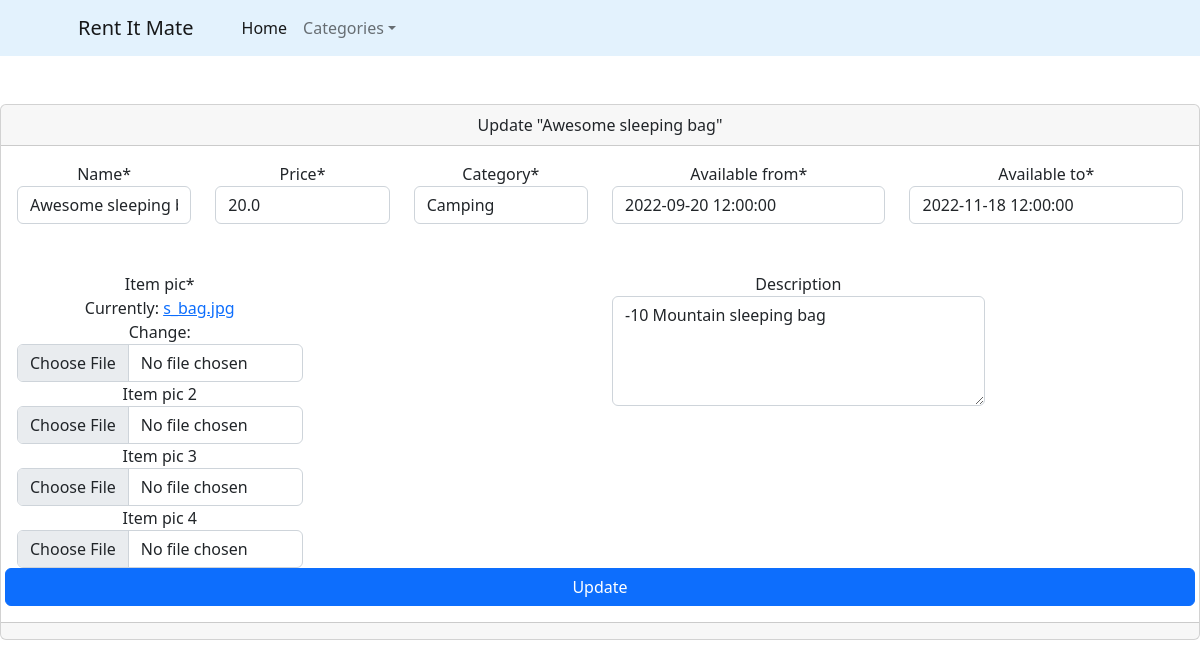
The app's page /update_item/5/ (signed in), older data.
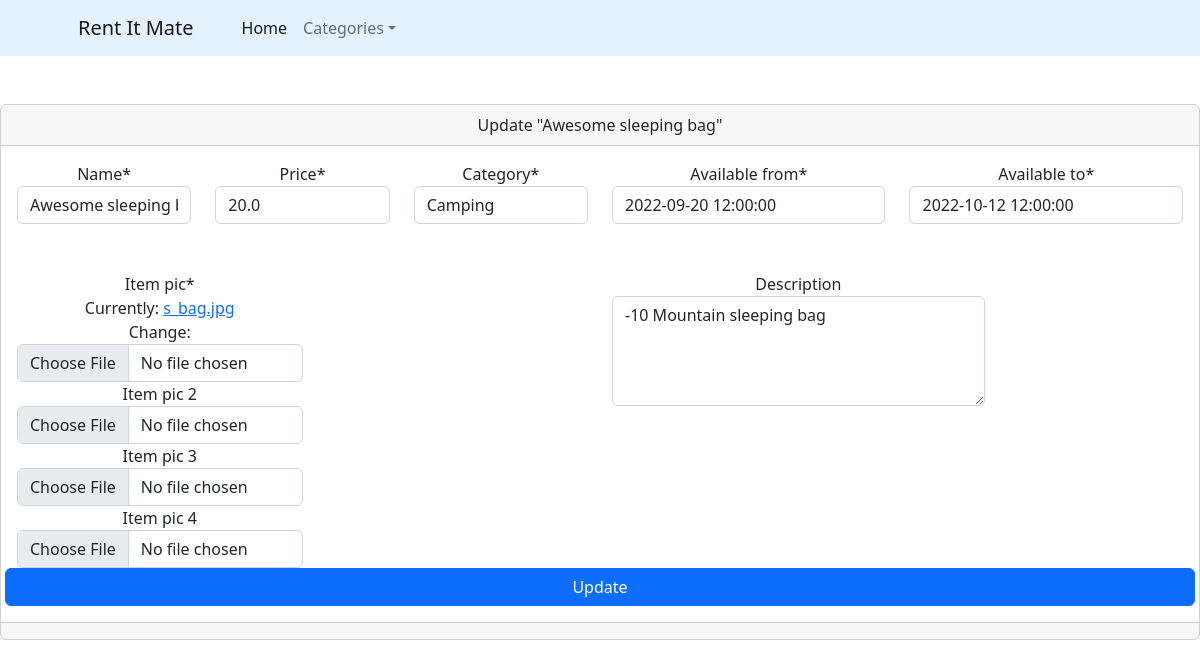
The same page, newer data.
### ecommerce/models.py (models this page shows, shortened)
class Product(models.Model):
    CATEGORY = (('Camping', 'Camping'),
                ('Surfing', 'Surfing'),
                ('Kayaking', 'Kayaking'),
                )
    customer = models.ForeignKey(Customer, null=True, on_delete=models.SET_NULL)
    name = models.CharField(max_length=200, null=True)
    price = models.FloatField(null=True)
    category = models.CharField(max_length=200, null=True,choices=CATEGORY)
    description = models.CharField(max_length=200, null=True, blank=True)
    date_created= models.DateTimeField(auto_now_add=True, null=True)
    available_from = models.DateTimeField(null=True)
    available_to = models.DateTimeField(null=True)
    item_pic = models.ImageField( null=True)
    item_pic_2 = models.ImageField(null=True, blank=True)
    item_pic_3 = models.ImageField(null=True, blank=True)
    item_pic_4 = models.ImageField(null=True, blank=True)
    def __str__(self):
        return self.name

### ecommerce/views.py (the view)
# urls.py: path('update_item/<str:pk>/', views.updateItem, name="updateitem"),
@login_required(login_url='login')
def updateItem(request, pk):
    product = Product.objects.get(id=pk)
    form = ProductForm(instance=product)
    if request.method == 'POST':
        form = ProductForm(request.POST, request.FILES,instance=product,)
        if form.is_valid():
            form.save()
            return redirect('/')
    context = {'form': form, "item": product, "order_c": product.customer}
    return render(request, 'update-item.html', context)

### ecommerce/forms.py
class ProductForm(ModelForm):
    class Meta:
        model = Product
        fields = '__all__'
        widgets = {
        'customer': forms.TextInput(attrs={'type': 'hidden'}),
        'description': forms.Textarea(attrs={'rows': 4}),
    }

### templates/update-item.html (shortened to what this page needs)
<!DOCTYPE html>
{% load static%}
{% load crispy_forms_tags %}
<html lang="en">
<head>
    <link href="https://cdn.jsdelivr.net/npm/bootstrap@5.2.1/dist/css/bootstrap.min.css" rel="stylesheet">
</head >
<body>
    <nav class="navbar navbar-expand-lg navbar-light bg-grey" style="background-color: #e3f2fd;">
            <div class="container px-4 px-lg-5">
                <a class="navbar-brand" href="{% url 'index' %}">Rent It Mate</a>
                <div class="collapse navbar-collapse" id="navbarSupportedContent">
                    <ul class="navbar-nav me-auto mb-2 mb-lg-0 ms-lg-4">
                        <li class="nav-item"><a class="nav-link active" aria-current="page" href="{% url 'index' %}">Home</a></li>
                        <li class="nav-item dropdown">
                            <a class="nav-link dropdown-toggle" id="navbarDropdown" href="#" role="button" data-bs-toggle="dropdown" aria-expanded="false">Categories</a>
                        </li>
                    </ul>
                </div>
            </div>
        </nav>
<br><br><div class="card text-center">
  <div class="card-header">
    Update "{{item}}"
  </div>
  <div class="card-body">
    <form method="post" enctype="multipart/form-data">
        <div class="row">
            <div class="form-group col-md-2 mb-0">
                 {{ form.name|as_crispy_field }}
            </div>
            <div class="form-group col-md-2 mb-0">
                    {{ form.price|as_crispy_field }}
            </div>
            <div class="form-group col-md-2 mb-0">
                     {{ form.category|as_crispy_field }}
            </div>
             <div class="form-group col-md-3 mb-0">
                     {{ form.available_from|as_crispy_field }}
            </div>
             <div class="form-group col-md-3 mb-0">
                     {{ form.available_to|as_crispy_field }}
            </div>
        </div><br><br>
        <div class="row">
          <div class="form-group col-md-6 mb-0">
                        <div class="form-group col-md-6 mb-0">
                        {{ form.item_pic|as_crispy_field }}
                      </div>
                      <div class="form-group col-md-6 mb-0">
                        {{ form.item_pic_2|as_crispy_field }}
                      </div>
                        <div class="form-group col-md-6 mb-0">
                        {{ form.item_pic_3|as_crispy_field }}
                      </div>
                          <div class="form-group col-md-6 mb-0">
                        {{ form.item_pic_4|as_crispy_field }}
                      </div>
          </div>
            <div class="form-group col-md-4 mb-0">
            {{ form.description|as_crispy_field  }}
          </div>
            <br><br>
        <button type="submit" class="btn btn-primary">Update</button>
        </div>
    </form>
  </div>
  <div class="card-footer text-muted">
  </div>
</div>
</body>

Row changes from the older to the newer data that the page shows:
changed Product "Awesome sleeping bag": available_to "2022-11-18 12:00:00" → "2022-10-12 12:00:00"
